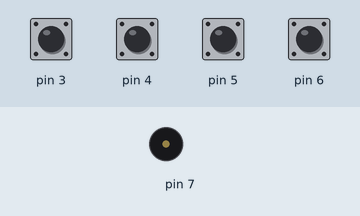
A sketch run on a simulated Arduino Uno, built with avr-gcc and run on an emulated ATmega328P. Shown: buzzer (waves = sounding). The test bench sets the inputs (shaded band); at power-on: pin 3–6 HIGH.

Above: at 1.2 s.
1.3 s: pin 3 pulled LOW for 0.15 s
At 1.37 s:
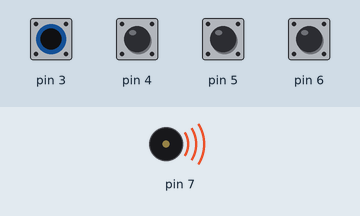
Timing chart, 0 to 4.3 s (numbered marks = the images above; inputs shaded):
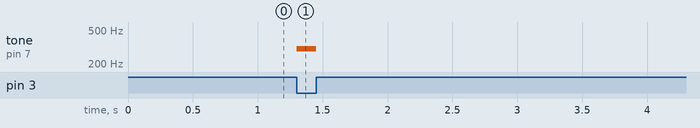

Measured:
- after the input at 1.3 s, tone on pin 7: silent → 300 Hz at once, → silent 0.15 s later

The sketch:

4butoane.ino
```cpp
void setup() {
  // put your setup code here, to run once:
  pinMode(3,INPUT_PULLUP);
  pinMode(4,INPUT_PULLUP);
  pinMode(5,INPUT_PULLUP);
  pinMode(6,INPUT_PULLUP);
  Serial.begin(9600);
}

void loop() {
  // put your main code here, to run repeatedly:
  int button1 = !digitalRead(3);
  int button2 = !digitalRead(4);
  int button3 = !digitalRead(5);
  int button4 = !digitalRead(6);
  if(button1==1){
    tone(7,300);
  }
  else if (button2==1){
    tone(7,500);
  }
  else if (button3==1){
    tone(7,800);
  }
  else if (button4==1){
    tone(7,300);
  }
  else{
    noTone(7);
  }

}
```
